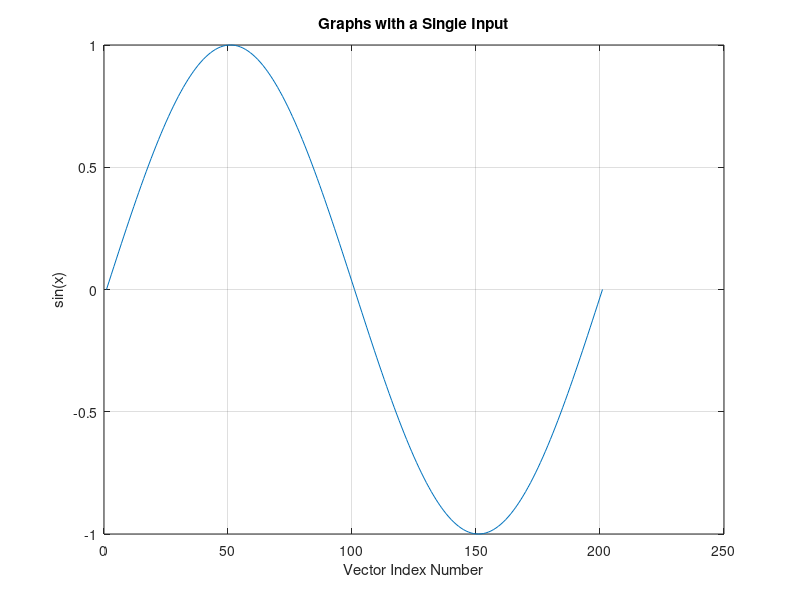

Recreate this plot in MATLAB. (Note: this script raises an error after producing the figure.)
% ex0501_singleinput.m - 5.1.1 입력이 하나면 x 축은 인덱스 번호가 된다
clear; clc; close all

x  = 0:pi/100:2*pi;              % 201개 원소
x1 = sin(x);

plot(x1)                         % x 를 주지 않았다 -> x 축은 1..201
title("Graphs with a Single Input")
xlabel("Vector Index Number")
ylabel("sin(x)")
grid on

theme(gcf, "light")              % R2026a 기본 테마는 dark 라 밝게 바꿔 저장한다
exportgraphics(gcf, "../../textbook/ch05/img/ex0501_singleinput.png")
